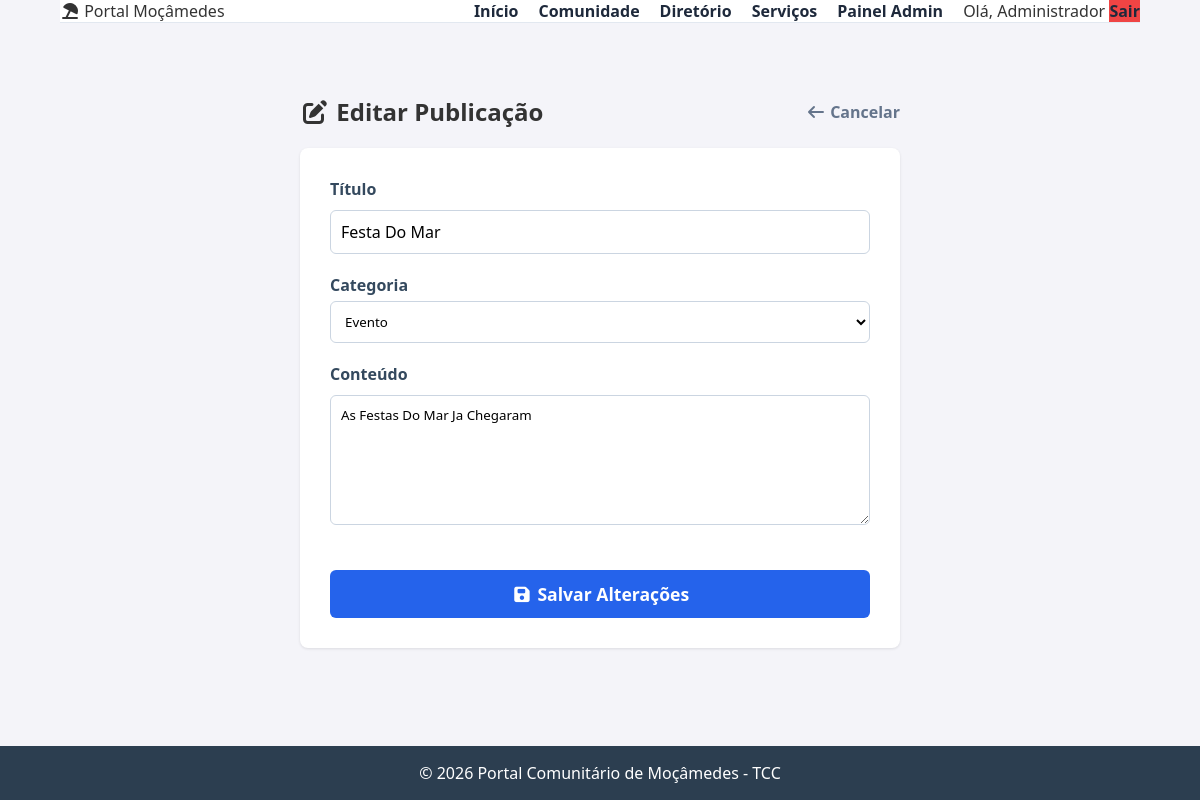
The app's page /editar_postagem/2 (signed in) with its own data.
### tables this page shows
CREATE TABLE postagens (
    id INTEGER PRIMARY KEY AUTOINCREMENT,
    titulo TEXT,                -- Pode ser vazio se for só um desabafo social
    conteudo TEXT NOT NULL,
    categoria TEXT NOT NULL,    -- Notícia, Social, Utilidade Pública
    imagem TEXT,
    usuario_id INTEGER NOT NULL,
    likes_count INTEGER DEFAULT 0,
    data_criacao TIMESTAMP DEFAULT CURRENT_TIMESTAMP, fixado INTEGER DEFAULT 0, upvotes INTEGER DEFAULT 0, imagem1 TEXT, imagem2 TEXT,
    FOREIGN KEY (usuario_id) REFERENCES usuarios (id)
);

### app.py (the view, shortened to what this page needs)
@app.route('/editar_postagem/<int:id>', methods=['GET', 'POST'])
def editar_postagem(id):
    if 'user_id' not in session:
        return redirect(url_for('login'))
    conn = get_db_connection()
    post = conn.execute('SELECT * FROM postagens WHERE id = ?', (id,)).fetchone()
    if not post or session['user_id'] != post['usuario_id']:
        conn.close()
        flash('Acesso negado. Você só pode editar suas próprias publicações.')
        return redirect(url_for('feed'))
    conn.close()
    return render_template('editar_postagem.html', post=post)

### app.py (called while the page is built)
def get_db_connection():
    conn = sqlite3.connect('banco.db')
    conn.row_factory = sqlite3.Row
    return conn

### templates/editar_postagem.html (shortened to what this page needs)
{% extends "base.html" %}
{% block content %}
<div class="admin-container" style="max-width: 600px; margin: 40px auto;">
    <div style="display: flex; justify-content: space-between; align-items: center; margin-bottom: 20px;">
        <h2><i class="fas fa-edit"></i> Editar Publicação</h2>
        <a href="/feed" style="color: #64748b; font-weight: bold; text-decoration: none;"><i class="fas fa-arrow-left"></i> Cancelar</a>
    </div>
    <div class="admin-card" style="padding: 30px;">
        <form method="POST" action="/editar_postagem/{{ post.id }}">
            <div class="form-group full-width">
                <label style="font-weight: bold; display: block; margin-bottom: 5px;">Título</label>
                <input type="text" name="titulo" value="{{ post.titulo }}" required style="width: 100%; padding: 10px; border: 1px solid #cbd5e1; border-radius: 6px;">
            </div>
            <div class="form-group full-width" style="margin-top: 15px;">
                <label style="font-weight: bold; display: block; margin-bottom: 5px;">Categoria</label>
                <select name="categoria" required style="width: 100%; padding: 10px; border: 1px solid #cbd5e1; border-radius: 6px; background: white;">
                    <option value="Evento" {% if post.categoria == 'Evento' %}selected{% endif %}>Evento</option>
                </select>
            </div>
            <div class="form-group full-width" style="margin-top: 15px;">
                <label style="font-weight: bold; display: block; margin-bottom: 5px;">Conteúdo</label>
                <textarea name="conteudo" rows="6" class="form-textarea" required style="width: 100%; padding: 10px; border: 1px solid #cbd5e1; border-radius: 6px;">{{ post.conteudo }}</textarea>
            </div>
            <button type="submit" class="btn-submit full-width" style="background-color: #2563eb; font-size: 1.1rem; width: 100%; margin-top: 20px;">
                <i class="fas fa-save"></i> Salvar Alterações
            </button>
        </form>
    </div>
</div>
{% endblock %}

### static/css/style.css (style rules this page uses)
* { margin: 0; padding: 0; box-sizing: border-box; font-family: 'Segoe UI', Tahoma, Geneva, Verdana, sans-serif; }
body { background-color: #f4f4f9; color: #333; display: flex; flex-direction: column; min-height: 100vh; }
.form-group { margin-bottom: 15px; }
input, button { padding: 10px; width: 100%; margin-top: 5px; }
.form-group { margin-bottom: 20px; text-align: left; }
.form-group label { display: block; margin-bottom: 5px; font-weight: bold; color: #34495e; }
.form-group input { width: 100%; padding: 12px; border: 1px solid #bdc3c7; border-radius: 6px; font-size: 1rem; }
.admin-container { max-width: 1000px; margin: 0 auto; }
.admin-card { background: white; padding: 25px; border-radius: 8px; box-shadow: 0 1px 3px rgba(0,0,0,0.1); }
.form-select, .form-textarea { width: 100%; padding: 10px; border: 1px solid #bdc3c7; border-radius: 6px; margin-top: 5px; font-family: inherit; }
.btn-submit { background-color: #2ecc71; color: white; border: none; padding: 12px 20px; border-radius: 6px; cursor: pointer; font-weight: bold; width: 100%; margin-top: 15px; transition: background 0.3s; }

### records on screen
postagens: titulo "Festa Do Mar", categoria "Evento", conteudo "As Festas Do Mar Ja Chegaram"

### other values on screen
{{ session.get('user_nome').split()[0] }} "Administrador"
